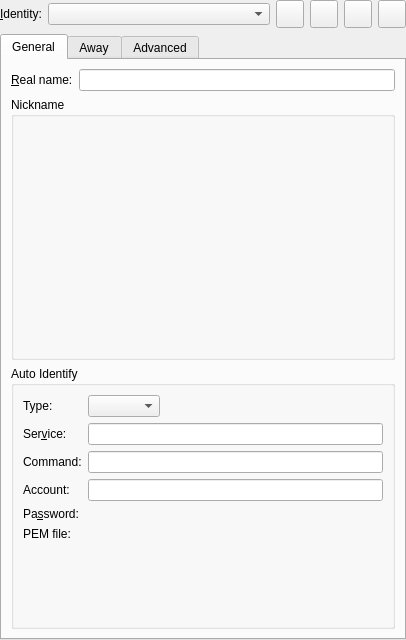
<?xml version="1.0" encoding="UTF-8"?>
<ui version="4.0">
 <class>IdentityDialog</class>
 <widget class="QWidget" name="IdentityDialog">
  <property name="geometry">
   <rect>
    <x>0</x>
    <y>0</y>
    <width>406</width>
    <height>640</height>
   </rect>
  </property>
  <layout class="QVBoxLayout" name="verticalLayout_2">
   <property name="leftMargin">
    <number>0</number>
   </property>
   <property name="topMargin">
    <number>0</number>
   </property>
   <property name="rightMargin">
    <number>0</number>
   </property>
   <property name="bottomMargin">
    <number>0</number>
   </property>
   <item>
    <layout class="QHBoxLayout" name="identityBarHLayout">
     <item>
      <widget class="QLabel" name="label">
       <property name="sizePolicy">
        <sizepolicy hsizetype="Fixed" vsizetype="Minimum">
         <horstretch>0</horstretch>
         <verstretch>0</verstretch>
        </sizepolicy>
       </property>
       <property name="text">
        <string>&amp;Identity:</string>
       </property>
       <property name="buddy">
        <cstring>m_identityCBox</cstring>
       </property>
      </widget>
     </item>
     <item>
      <widget class="KComboBox" name="m_identityCBox">
       <property name="sizePolicy">
        <sizepolicy hsizetype="Expanding" vsizetype="Fixed">
         <horstretch>0</horstretch>
         <verstretch>0</verstretch>
        </sizepolicy>
       </property>
      </widget>
     </item>
     <item>
      <layout class="QHBoxLayout" name="identityButtonsHLayout">
       <item>
        <widget class="QPushButton" name="newBtn">
         <property name="sizePolicy">
          <sizepolicy hsizetype="Fixed" vsizetype="Fixed">
           <horstretch>0</horstretch>
           <verstretch>0</verstretch>
          </sizepolicy>
         </property>
         <property name="minimumSize">
          <size>
           <width>28</width>
           <height>28</height>
          </size>
         </property>
         <property name="maximumSize">
          <size>
           <width>28</width>
           <height>28</height>
          </size>
         </property>
         <property name="toolTip">
          <string>Add</string>
         </property>
         <property name="iconSize">
          <size>
           <width>16</width>
           <height>16</height>
          </size>
         </property>
        </widget>
       </item>
       <item>
        <widget class="QPushButton" name="copyBtn">
         <property name="sizePolicy">
          <sizepolicy hsizetype="Fixed" vsizetype="Fixed">
           <horstretch>0</horstretch>
           <verstretch>0</verstretch>
          </sizepolicy>
         </property>
         <property name="minimumSize">
          <size>
           <width>28</width>
           <height>28</height>
          </size>
         </property>
         <property name="maximumSize">
          <size>
           <width>28</width>
           <height>28</height>
          </size>
         </property>
         <property name="toolTip">
          <string>Duplicate</string>
         </property>
         <property name="iconSize">
          <size>
           <width>16</width>
           <height>16</height>
          </size>
         </property>
        </widget>
       </item>
       <item>
        <widget class="QPushButton" name="m_editBtn">
         <property name="sizePolicy">
          <sizepolicy hsizetype="Fixed" vsizetype="Fixed">
           <horstretch>0</horstretch>
           <verstretch>0</verstretch>
          </sizepolicy>
         </property>
         <property name="minimumSize">
          <size>
           <width>28</width>
           <height>28</height>
          </size>
         </property>
         <property name="maximumSize">
          <size>
           <width>28</width>
           <height>28</height>
          </size>
         </property>
         <property name="toolTip">
          <string>Rename</string>
         </property>
         <property name="iconSize">
          <size>
           <width>16</width>
           <height>16</height>
          </size>
         </property>
        </widget>
       </item>
       <item>
        <widget class="QPushButton" name="m_delBtn">
         <property name="sizePolicy">
          <sizepolicy hsizetype="Fixed" vsizetype="Fixed">
           <horstretch>0</horstretch>
           <verstretch>0</verstretch>
          </sizepolicy>
         </property>
         <property name="minimumSize">
          <size>
           <width>28</width>
           <height>28</height>
          </size>
         </property>
         <property name="maximumSize">
          <size>
           <width>28</width>
           <height>28</height>
          </size>
         </property>
         <property name="toolTip">
          <string>Remove</string>
         </property>
         <property name="iconSize">
          <size>
           <width>16</width>
           <height>16</height>
          </size>
         </property>
        </widget>
       </item>
      </layout>
     </item>
    </layout>
   </item>
   <item>
    <widget class="QTabWidget" name="tabWidget">
     <property name="currentIndex">
      <number>0</number>
     </property>
     <widget class="QWidget" name="generalWidget">
      <attribute name="title">
       <string>General</string>
      </attribute>
      <layout class="QVBoxLayout" name="verticalLayout">
       <item>
        <layout class="QHBoxLayout" name="realNameHLayout">
         <item>
          <widget class="QLabel" name="realNameLabel">
           <property name="text">
            <string>&amp;Real name:</string>
           </property>
           <property name="buddy">
            <cstring>m_realNameEdit</cstring>
           </property>
          </widget>
         </item>
         <item>
          <widget class="KLineEdit" name="m_realNameEdit">
           <property name="whatsThis">
            <string>Enter your real name here. IRC is not intended to keep you hidden from your friends or enemies. Keep this in mind if you are tempted to behave maliciously. A fake &quot;real name&quot; can be a good way to mask your gender from all the nerds out there, but the PC you use can always be traced so you will never be truly anonymous.</string>
           </property>
          </widget>
         </item>
        </layout>
       </item>
       <item>
        <widget class="QGroupBox" name="nickGroupBox">
         <property name="title">
          <string>Nickname</string>
         </property>
         <layout class="QVBoxLayout" name="verticalLayout_3">
          <item>
           <widget class="KEditListWidget" name="m_nicknameLBox">
            <property name="checkAtEntering">
             <bool>true</bool>
            </property>
           </widget>
          </item>
         </layout>
        </widget>
       </item>
       <item>
        <widget class="QGroupBox" name="autoIdentifyGroup">
         <property name="title">
          <string>Auto Identify</string>
         </property>
         <layout class="QFormLayout" name="autoIdentifyLayout">
          <property name="fieldGrowthPolicy">
           <enum>QFormLayout::ExpandingFieldsGrow</enum>
          </property>
          <item row="0" column="0">
           <widget class="QLabel" name="authTypeLabel">
            <property name="text">
             <string>Type:</string>
            </property>
            <property name="buddy">
             <cstring>m_authTypeCombo</cstring>
            </property>
           </widget>
          </item>
          <item row="0" column="1">
           <widget class="KComboBox" name="m_authTypeCombo"/>
          </item>
          <item row="2" column="0">
           <widget class="QLabel" name="nickservNicknameLabel">
            <property name="text">
             <string>Ser&amp;vice:</string>
            </property>
            <property name="buddy">
             <cstring>m_nickservNicknameEdit</cstring>
            </property>
           </widget>
          </item>
          <item row="2" column="1">
           <widget class="KLineEdit" name="m_nickservNicknameEdit">
            <property name="whatsThis">
             <string>Service name can be &lt;b&gt;&lt;i&gt;nickserv&lt;/i&gt;&lt;/b&gt; or a network-dependent name such as &lt;b&gt;&lt;i&gt;nickserv@services.dal.net&lt;/i&gt;&lt;/b&gt;</string>
            </property>
           </widget>
          </item>
          <item row="3" column="0">
           <widget class="QLabel" name="nickservCommandLabel">
            <property name="text">
             <string>Command:</string>
            </property>
            <property name="buddy">
             <cstring>m_nickservCommandEdit</cstring>
            </property>
           </widget>
          </item>
          <item row="3" column="1">
           <widget class="KLineEdit" name="m_nickservCommandEdit"/>
          </item>
          <item row="4" column="0">
           <widget class="QLabel" name="saslAccountLabel">
            <property name="text">
             <string>Account:</string>
            </property>
            <property name="buddy">
             <cstring>m_saslAccountEdit</cstring>
            </property>
           </widget>
          </item>
          <item row="4" column="1">
           <widget class="KLineEdit" name="m_saslAccountEdit"/>
          </item>
          <item row="5" column="0">
           <widget class="QLabel" name="authPasswordLabel">
            <property name="text">
             <string>Pa&amp;ssword:</string>
            </property>
            <property name="buddy">
             <cstring>m_authPasswordEdit</cstring>
            </property>
           </widget>
          </item>
          <item row="5" column="1">
           <widget class="KPasswordLineEdit" name="m_authPasswordEdit">
           </widget>
          </item>
          <item row="6" column="0">
           <widget class="QLabel" name="pemClientCertFileLabel">
            <property name="text">
             <string>PEM file:</string>
            </property>
           </widget>
          </item>
          <item row="6" column="1">
           <widget class="KUrlRequester" name="m_pemClientCertFile">
            <property name="filter">
             <string>*.pem</string>
            </property>
           </widget>
          </item>
         </layout>
        </widget>
       </item>
      </layout>
     </widget>
     <widget class="QWidget" name="awayWidget">
      <attribute name="title">
       <string comment="@title:tab">Away</string>
      </attribute>
      <layout class="QFormLayout" name="formLayout_3">
       <item row="0" column="0" colspan="2">
        <widget class="QCheckBox" name="m_insertRememberLineOnAwayChBox">
         <property name="whatsThis">
          <string>If you check this box, whenever you perform an &lt;b&gt;/away&lt;/b&gt; command, a horizontal line will appear in the channel, marking the point where you went away. Other IRC users do not see this horizontal line.</string>
         </property>
         <property name="text">
          <string>Mark the last position in chat windows when going away</string>
         </property>
        </widget>
       </item>
       <item row="1" column="0">
        <widget class="QLabel" name="awayMessageLabel">
         <property name="text">
          <string>Default away message:</string>
         </property>
         <property name="buddy">
          <cstring>m_awayMessageEdit</cstring>
         </property>
        </widget>
       </item>
       <item row="1" column="1">
        <widget class="KLineEdit" name="m_awayMessageEdit">
         <property name="whatsThis">
          <string>The text you enter here is used as the away message when no message is entered as an argument to the &lt;b&gt;/away&lt;/b&gt; or &lt;b&gt;/aaway&lt;/b&gt; commands, and also when Global Away is toggled from the menu or via the keyboard shortcut.</string>
         </property>
        </widget>
       </item>
       <item row="2" column="0">
        <widget class="QLabel" name="awayNicknameLabel">
         <property name="text">
          <string>Away nickname:</string>
         </property>
         <property name="buddy">
          <cstring>m_awayNickEdit</cstring>
         </property>
        </widget>
       </item>
       <item row="2" column="1">
        <widget class="KLineEdit" name="m_awayNickEdit">
         <property name="whatsThis">
          <string>Enter a nickname that indicates you are away. Whenever you perform an &lt;b&gt;/away msg&lt;/b&gt; command in any channel joined with this Identity, Konversation will automatically change your nickname to the Away nickname. Other users will be able to tell you are away from your computer. Whenever you perform an &lt;b&gt;/away&lt;/b&gt; command in any channel in which you are away, Konversation will automatically change your nickname back to the original. If you do not wish to automatically change your nickname when going away, leave blank.</string>
         </property>
        </widget>
       </item>
       <item row="3" column="0" colspan="2">
        <widget class="QGroupBox" name="automaticAwayGroup">
         <property name="sizePolicy">
          <sizepolicy hsizetype="Preferred" vsizetype="Fixed">
           <horstretch>0</horstretch>
           <verstretch>0</verstretch>
          </sizepolicy>
         </property>
         <property name="whatsThis">
          <string>If you check this box, Konversation will automatically set all connections using this Identity away when the screensaver starts or after a period of user inactivity configured below.</string>
         </property>
         <property name="title">
          <string>Automatic Away</string>
         </property>
         <property name="checkable">
          <bool>true</bool>
         </property>
         <property name="checked">
          <bool>false</bool>
         </property>
         <layout class="QGridLayout" name="gridLayout_3">
          <item row="0" column="0">
           <widget class="QLabel" name="setAwayAfterLabel">
            <property name="sizePolicy">
             <sizepolicy hsizetype="Fixed" vsizetype="Fixed">
              <horstretch>0</horstretch>
              <verstretch>0</verstretch>
             </sizepolicy>
            </property>
            <property name="text">
             <string>Set away after</string>
            </property>
           </widget>
          </item>
          <item row="0" column="1">
           <widget class="KPluralHandlingSpinBox" name="m_awayInactivitySpin">
            <property name="sizePolicy">
             <sizepolicy hsizetype="Fixed" vsizetype="Fixed">
              <horstretch>0</horstretch>
              <verstretch>0</verstretch>
             </sizepolicy>
            </property>
            <property name="minimum">
             <number>1</number>
            </property>
           </widget>
          </item>
          <item row="0" column="2">
           <widget class="QLabel" name="timeOfUserInactivityLabel">
            <property name="sizePolicy">
             <sizepolicy hsizetype="Preferred" vsizetype="Fixed">
              <horstretch>0</horstretch>
              <verstretch>0</verstretch>
             </sizepolicy>
            </property>
            <property name="text">
             <string>of user inactivity</string>
            </property>
           </widget>
          </item>
          <item row="1" column="0" colspan="3">
           <widget class="QCheckBox" name="m_automaticUnawayChBox">
            <property name="whatsThis">
             <string>If you check this box, Konversation will automatically cancel away for all connections using this Identity when the screensaver stops or new user activity is detected.</string>
            </property>
            <property name="text">
             <string>Automatically return on activity</string>
            </property>
           </widget>
          </item>
         </layout>
        </widget>
       </item>
       <item row="4" column="0" colspan="2">
        <widget class="QGroupBox" name="awayCommandsGroup">
         <property name="sizePolicy">
          <sizepolicy hsizetype="Expanding" vsizetype="Fixed">
           <horstretch>0</horstretch>
           <verstretch>0</verstretch>
          </sizepolicy>
         </property>
         <property name="whatsThis">
          <string>If you check this box, Konversation will automatically run the away command in all channel tabs using this Identity. &lt;b&gt;%s&lt;/b&gt; in the away command is replaced with the away message. When you return, it will run the return command. &lt;b&gt;%t&lt;/b&gt; in the return command is replaced with the length of time you were away.</string>
         </property>
         <property name="title">
          <string>Away Commands</string>
         </property>
         <property name="checkable">
          <bool>true</bool>
         </property>
         <property name="checked">
          <bool>false</bool>
         </property>
         <layout class="QFormLayout" name="formLayout_2">
          <item row="0" column="0">
           <widget class="QLabel" name="awayLabel">
            <property name="text">
             <string>Away command:</string>
            </property>
            <property name="buddy">
             <cstring>m_awayEdit</cstring>
            </property>
           </widget>
          </item>
          <item row="0" column="1">
           <widget class="KLineEdit" name="m_awayEdit"/>
          </item>
          <item row="1" column="0">
           <widget class="QLabel" name="unAwayLabel">
            <property name="text">
             <string>Return command:</string>
            </property>
            <property name="buddy">
             <cstring>m_unAwayEdit</cstring>
            </property>
           </widget>
          </item>
          <item row="1" column="1">
           <widget class="KLineEdit" name="m_unAwayEdit"/>
          </item>
         </layout>
        </widget>
       </item>
       <item row="5" column="0">
        <spacer name="awayWidgetVSpacer">
         <property name="orientation">
          <enum>Qt::Vertical</enum>
         </property>
         <property name="sizeHint" stdset="0">
          <size>
           <width>20</width>
           <height>45</height>
          </size>
         </property>
        </spacer>
       </item>
      </layout>
     </widget>
     <widget class="QWidget" name="advancedWidget">
      <attribute name="title">
       <string>Advanced</string>
      </attribute>
      <layout class="QFormLayout" name="formLayout">
       <item row="0" column="0">
        <widget class="QLabel" name="sCommandLabel">
         <property name="sizePolicy">
          <sizepolicy hsizetype="Preferred" vsizetype="Expanding">
           <horstretch>0</horstretch>
           <verstretch>0</verstretch>
          </sizepolicy>
         </property>
         <property name="text">
          <string>&amp;Pre-shell command:</string>
         </property>
         <property name="buddy">
          <cstring>m_sCommandEdit</cstring>
         </property>
        </widget>
       </item>
       <item row="0" column="1">
        <widget class="KLineEdit" name="m_sCommandEdit">
         <property name="whatsThis">
          <string>Here you can enter a command to be executed before connection to server starts&lt;br&gt;If you have multiple servers in this identity this command will be executed for each server</string>
         </property>
        </widget>
       </item>
       <item row="1" column="0">
        <widget class="QLabel" name="codecLabel">
         <property name="sizePolicy">
          <sizepolicy hsizetype="Fixed" vsizetype="Expanding">
           <horstretch>0</horstretch>
           <verstretch>0</verstretch>
          </sizepolicy>
         </property>
         <property name="text">
          <string>&amp;Encoding:</string>
         </property>
         <property name="buddy">
          <cstring>m_codecCBox</cstring>
         </property>
        </widget>
       </item>
       <item row="1" column="1">
        <widget class="KComboBox" name="m_codecCBox">
         <property name="whatsThis">
          <string>This setting affects how characters you type are encoded for sending to the server. It also affects how messages are displayed. When you first open Konversation, it automatically retrieves this setting from the operating system. If you seem to be having trouble seeing other user's messages correctly, try changing this setting.</string>
         </property>
        </widget>
       </item>
       <item row="2" column="0">
        <widget class="QLabel" name="loginLabel">
         <property name="sizePolicy">
          <sizepolicy hsizetype="Preferred" vsizetype="Expanding">
           <horstretch>0</horstretch>
           <verstretch>0</verstretch>
          </sizepolicy>
         </property>
         <property name="text">
          <string>I&amp;dent:</string>
         </property>
         <property name="buddy">
          <cstring>m_loginEdit</cstring>
         </property>
        </widget>
       </item>
       <item row="2" column="1">
        <widget class="KLineEdit" name="m_loginEdit">
         <property name="whatsThis">
          <string>When you connect, many servers query your computer for an IDENT response. If you computer is not running an IDENT server, this response is sent by Konversation. No spaces are allowed.</string>
         </property>
        </widget>
       </item>
       <item row="3" column="0">
        <widget class="QLabel" name="quitLabel">
         <property name="sizePolicy">
          <sizepolicy hsizetype="Preferred" vsizetype="Expanding">
           <horstretch>0</horstretch>
           <verstretch>0</verstretch>
          </sizepolicy>
         </property>
         <property name="text">
          <string>&amp;Quit reason:</string>
         </property>
         <property name="buddy">
          <cstring>m_quitEdit</cstring>
         </property>
        </widget>
       </item>
       <item row="3" column="1">
        <widget class="KLineEdit" name="m_quitEdit">
         <property name="whatsThis">
          <string>Whenever you leave a server, this message is shown to others.</string>
         </property>
         <property name="text">
          <string>Konversation terminated.</string>
         </property>
        </widget>
       </item>
       <item row="4" column="0">
        <widget class="QLabel" name="partLabel">
         <property name="sizePolicy">
          <sizepolicy hsizetype="Preferred" vsizetype="Expanding">
           <horstretch>0</horstretch>
           <verstretch>0</verstretch>
          </sizepolicy>
         </property>
         <property name="text">
          <string>&amp;Part reason:</string>
         </property>
         <property name="buddy">
          <cstring>m_partEdit</cstring>
         </property>
        </widget>
       </item>
       <item row="4" column="1">
        <widget class="KLineEdit" name="m_partEdit">
         <property name="whatsThis">
          <string>Whenever you leave a channel, this message is sent to the channel.</string>
         </property>
         <property name="text">
          <string>Konversation terminated.</string>
         </property>
        </widget>
       </item>
       <item row="5" column="0">
        <widget class="QLabel" name="kickLabel">
         <property name="sizePolicy">
          <sizepolicy hsizetype="Preferred" vsizetype="Expanding">
           <horstretch>0</horstretch>
           <verstretch>0</verstretch>
          </sizepolicy>
         </property>
         <property name="text">
          <string>&amp;Kick reason:</string>
         </property>
         <property name="buddy">
          <cstring>m_kickEdit</cstring>
         </property>
        </widget>
       </item>
       <item row="5" column="1">
        <widget class="KLineEdit" name="m_kickEdit">
         <property name="whatsThis">
          <string>Whenever you are kicked from a channel (usually by an IRC operator), this message is sent to the channel.</string>
         </property>
         <property name="text">
          <string>User terminated.</string>
         </property>
        </widget>
       </item>
       <item row="6" column="1">
        <spacer name="verticalSpacer">
         <property name="orientation">
          <enum>Qt::Vertical</enum>
         </property>
         <property name="sizeHint" stdset="0">
          <size>
           <width>20</width>
           <height>40</height>
          </size>
         </property>
        </spacer>
       </item>
      </layout>
     </widget>
    </widget>
   </item>
  </layout>
 </widget>
 <customwidgets>
  <customwidget>
   <class>KComboBox</class>
   <extends>QComboBox</extends>
   <header>kcombobox.h</header>
  </customwidget>
  <customwidget>
   <class>KLineEdit</class>
   <extends>QLineEdit</extends>
   <header>klineedit.h</header>
  </customwidget>
  <customwidget>
   <class>KPasswordLineEdit</class>
   <extends>QWidget</extends>
   <header>kpasswordlineedit.h</header>
  </customwidget>
  <customwidget>
   <class>KUrlRequester</class>
   <extends>QWidget</extends>
   <header>kurlrequester.h</header>
  </customwidget>
  <customwidget>
   <class>KPluralHandlingSpinBox</class>
   <extends>QSpinBox</extends>
   <header>kpluralhandlingspinbox.h</header>
  </customwidget>
  <customwidget>
   <class>KEditListWidget</class>
   <extends>QWidget</extends>
   <header>keditlistwidget.h</header>
  </customwidget>
 </customwidgets>
 <tabstops>
  <tabstop>m_identityCBox</tabstop>
  <tabstop>newBtn</tabstop>
  <tabstop>copyBtn</tabstop>
  <tabstop>m_editBtn</tabstop>
  <tabstop>m_delBtn</tabstop>
  <tabstop>tabWidget</tabstop>
  <tabstop>m_realNameEdit</tabstop>
  <tabstop>m_authTypeCombo</tabstop>
  <tabstop>m_nickservNicknameEdit</tabstop>
  <tabstop>m_nickservCommandEdit</tabstop>
  <tabstop>m_saslAccountEdit</tabstop>
  <tabstop>m_authPasswordEdit</tabstop>
  <tabstop>m_pemClientCertFile</tabstop>
  <tabstop>m_insertRememberLineOnAwayChBox</tabstop>
  <tabstop>m_awayMessageEdit</tabstop>
  <tabstop>m_awayNickEdit</tabstop>
  <tabstop>automaticAwayGroup</tabstop>
  <tabstop>m_awayInactivitySpin</tabstop>
  <tabstop>m_automaticUnawayChBox</tabstop>
  <tabstop>awayCommandsGroup</tabstop>
  <tabstop>m_awayEdit</tabstop>
  <tabstop>m_unAwayEdit</tabstop>
  <tabstop>m_sCommandEdit</tabstop>
  <tabstop>m_codecCBox</tabstop>
  <tabstop>m_loginEdit</tabstop>
  <tabstop>m_quitEdit</tabstop>
  <tabstop>m_partEdit</tabstop>
  <tabstop>m_kickEdit</tabstop>
 </tabstops>
 <resources/>
 <connections/>
</ui>
